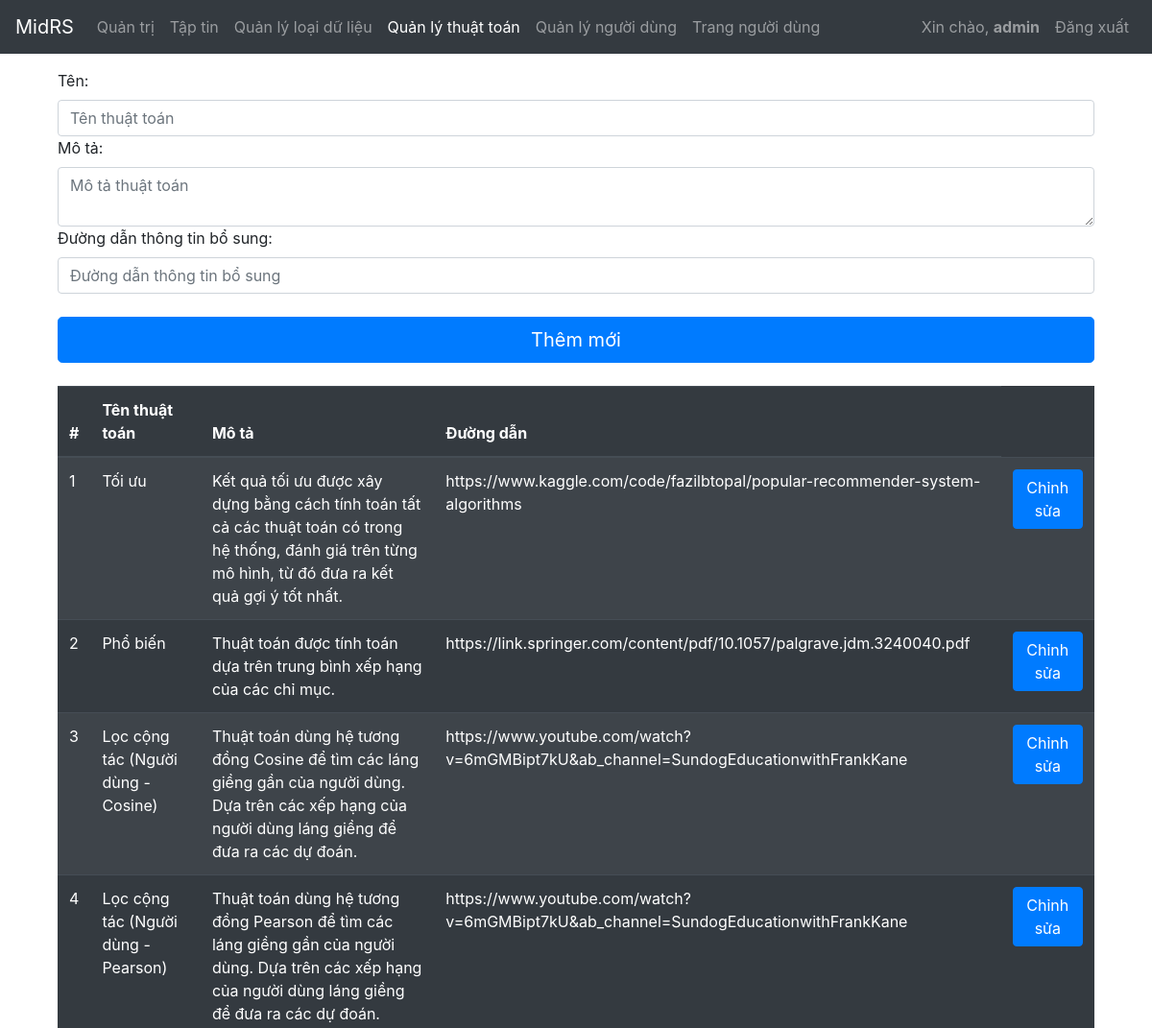
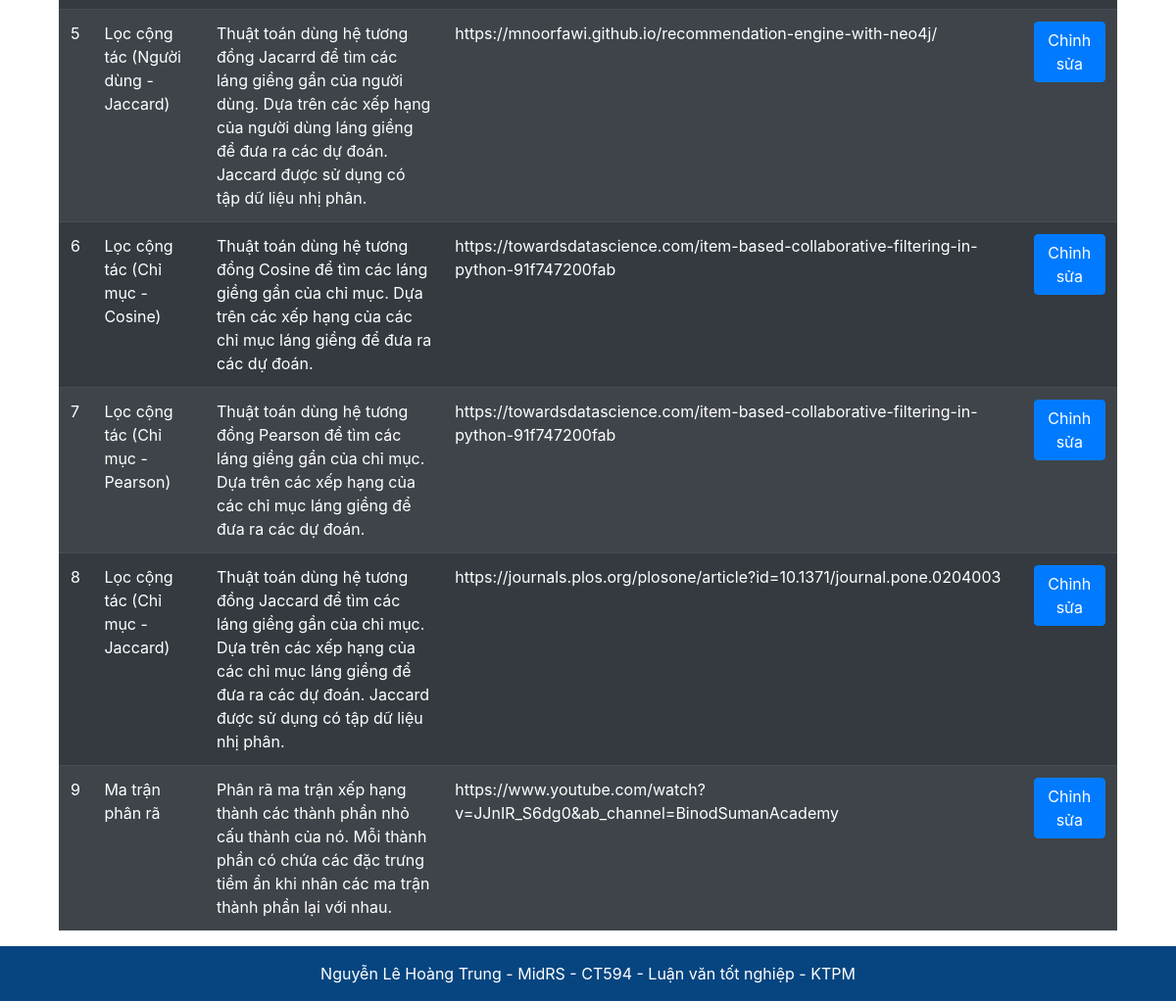
Screenshot of /admin/algorithms (signed in) with the database file from the repository (2 pictures, top to bottom).
### app/models.py (models this page shows, shortened)
class Users(db.Model,UserMixin):
    id = db.Column(db.Integer(), primary_key=True)
    user_name = db.Column(db.String(length=30), nullable=False, unique=True)
    password_hash = db.Column(db.String(length=60), nullable=False)
    email_address = db.Column(db.String(length=50), nullable=False, unique=True)
    is_admin = db.Column(db.Boolean(), default=False, nullable=False)
    created_at = db.Column(db.DateTime, server_default=db.func.now())
    updated_at = db.Column(db.DateTime, server_default=db.func.now(), server_onupdate=db.func.now())
    files = db.relationship('Files', backref='files_user', lazy=True)
    @property
    def password(self):
        return self.password

class Algorithms(db.Model):
    id = db.Column(db.Integer(), primary_key=True)
    name = db.Column(db.String(length=50), nullable=False)
    description = db.Column(db.String(1000), nullable=False)
    link = db.Column(db.String(100), nullable=False)
    created_at = db.Column(db.DateTime, server_default=db.func.now())
    updated_at = db.Column(db.DateTime, server_default=db.func.now(), server_onupdate=db.func.now())
    results = db.relationship('Results', backref='results_algorithm', lazy=True)
    points = db.relationship('Points', backref='points_algorithm', lazy=True)

### app/routes.py (the view, shortened to what this page needs)
@app.route("/admin/algorithms", methods=['GET', 'POST'])
@login_required
def admin_algorithm_page():
    check_is_admin()
    algorithms = Algorithms.query.all()
    form = AlgorithmForm()
    if form.errors != {}:
        flash('Lỗi! Xin vui lòng thử lại!', category='danger')
    return render_template("admin_algorithm_page.html", algorithms=algorithms, form=form)

### app/forms.py
class AlgorithmForm(FlaskForm):
    name = StringField(label='Tên:', validators=[DataRequired()])
    description = TextAreaField(label='Mô tả:', validators=[DataRequired()])
    link = StringField(label='Đường dẫn thông tin bổ sung:', validators=[DataRequired()])
    submit = SubmitField(label='Thêm mới')

### app/models.py (called while the page is built)
@login_manager.user_loader
def load_user(user_id):
    return Users.query.get(int(user_id))

### app/routes.py (called while the page is built)
@login_required
def check_is_admin():
    if current_user.is_admin == 0:
        redirect(url_for('home_page'))

### app/templates/admin_algorithm_page.html
{% extends "admin_base_layout.html" %} {% set active_page = "algorithm_page" %}
{% block title %} Trang quản trị thuật toán {% endblock %} {% block body %}
<div class="container">
	<form
		method="POST"
		class="form-register"
		enctype="multipart/form-data">
		{{ form.hidden_tag() }} {{ form.name.label() }} {{
		form.name(class='form-control', placeholder='Tên thuật toán') }} {{
		form.description.label() }} {{ form.description(class='form-control',
		placeholder='Mô tả thuật toán') }} {{ form.link.label() }} {{
		form.link(class='form-control', placeholder='Đường dẫn thông tin bổ sung')
		}}
		<br />
		{{ form.submit(class='btn btn-lg btn-block btn-primary') }}
	</form>
	<br />
	<table class="table table-striped table-dark">
		<thead>
			<tr>
				<th>#</th>
				<th>Tên thuật toán</th>
				<th>Mô tả</th>
				<th>Đường dẫn</th>
			</tr>
		</thead>
		<tbody>
			{% for algorithm in algorithms %}
			<tr>
				<td>{{loop.index}}</td>
				<td>{{algorithm.name}}</td>
				<td>{{algorithm.description}}</td>
				<td >{{algorithm.link}}</td>
				<td>
					<a
						class="btn btn-primary"
						href="{{url_for('admin_algorithm_page_edit', id=algorithm.id)}}"
						role="button"
						>Chỉnh sửa</a
					>
				</td>
			</tr>
			{% endfor %}
		</tbody>
	</table>
</div>
{% endblock %}

### app/templates/admin_base_layout.html (shortened to what this page needs)
<!DOCTYPE html>
<html lang="en">
	<head>
		<link
			rel="stylesheet"
			href="https://cdn.jsdelivr.net/npm/bootstrap@4.5.3/dist/css/bootstrap.min.css"
 />
	</head>
	<body>
		{%
			set navigation_bar = [
				(url_for('admin_page'), 'admin_page', 'Quản trị'),
				(url_for('admin_file_page'), 'admin_file_page', 'Tập tin'),
				(url_for('admin_type_page'), 'type_page', 'Quản lý loại dữ liệu'),
				(url_for('admin_algorithm_page'), 'algorithm_page', 'Quản lý thuật toán'),
				(url_for('user_page'), 'user_page', 'Quản lý người dùng'),
				(url_for('home_page'), 'home_page', 'Trang người dùng'),
				]
				%}
				{% set active_page = active_page|default('admin_page') %}
		<nav class="navbar navbar-expand-md navbar-dark bg-dark sticky-top">
			<a
				class="navbar-brand"
				href="#"
				>MidRS</a
			>
			<div
				class="collapse navbar-collapse"
				id="navbarToggleExternalContent">
				<ul class="navbar-nav mr-auto mt-2 mt-lg-0">
					{% for href, id, caption in navigation_bar %}
						<li
							{% if id == active_page %}
								class="nav-item active"
							{% else %}
								class="nav-item"
							{% endif%}
						>
							<a class="nav-link" href="{{ href|e }}">{{ caption|e }}</a>
						</li>
					{% endfor %}
				</ul>
				{% if current_user.is_authenticated %}
					<ul class="navbar-nav ">
						<li class="nav-item ">
							<a class="nav-link" href="#">Xin chào, <b>{{ current_user.user_name }}</b></a>
						</li>
						<li class="nav-item">
							<a class="nav-link" href="{{url_for('logout')}}">Đăng xuất</a>
						</li>
					</ul>
				{% endif %}
			</div>
		</nav>
		<div class="container mt-3" style="min-height: 529px;">
			{% block body %}
			{% endblock %}
		</div>
	</body>
	<section class="">
		<footer class="text-center text-white" style="background-color: #0756a0;">
		  <div class="text-center p-3" style="background-color: rgba(0, 0, 0, 0.2);">
			Nguyễn Lê Hoàng Trung - MidRS -
			<a class="text-white" target="_blank" href="http://www.cit.ctu.edu.vn/decuong/CT594.pdf">CT594 - Luận văn tốt nghiệp - KTPM</a>
		  </div>
		</footer>
	</section>
</html>

### rows the page displays
Users: user_name "admin"
Algorithms: name "Tối ưu", description "Kết quả tối ưu được xây dựng bằng cách tính toán tất cả các thuật toán có trong hệ thống, đánh giá trên từng mô hình, từ đó đưa ra kết quả gợi ý tốt nhất.", link "https://www.kaggle.com/code/fazilbtopal/popular-recommender-system-algorithms"
Algorithms: name "Phổ biến", description "Thuật toán được tính toán dựa trên trung bình xếp hạng của các chỉ mục.", link "https://link.springer.com/content/pdf/10.1057/palgrave.jdm.3240040.pdf"
Algorithms: name "Lọc cộng tác (Người dùng - Cosine)", description "Thuật toán dùng hệ tương đồng Cosine để tìm các láng giềng gần của người dùng. Dựa trên các xếp hạng của người dùng láng giềng để đưa ra các dự đoán.", link "https://www.youtube.com/watch?v=6mGMBipt7kU&ab_channel=SundogEducationwithFrankKane"
Algorithms: name "Lọc cộng tác (Người dùng - Pearson)", description "Thuật toán dùng hệ tương đồng Pearson để tìm các láng giềng gần của người dùng. Dựa trên các xếp hạng của người dùng láng giềng để đưa ra các dự đoán.", link "https://www.youtube.com/watch?v=6mGMBipt7kU&ab_channel=SundogEducationwithFrankKane"
Algorithms: name "Lọc cộng tác (Người dùng - Jaccard)", description "Thuật toán dùng hệ tương đồng Jacarrd để tìm các láng giềng gần của người dùng. Dựa trên các xếp hạng của người dùng láng giềng để đưa ra các dự đoán. Jaccard được sử dụng có tập dữ liệu nhị phân.", link "https://mnoorfawi.github.io/recommendation-engine-with-neo4j/"
Algorithms: name "Lọc cộng tác (Chỉ mục - Cosine)", description "Thuật toán dùng hệ tương đồng Cosine để tìm các láng giềng gần của chỉ mục. Dựa trên các xếp hạng của các chỉ mục láng giềng để đưa ra các dự đoán.", link "https://towardsdatascience.com/item-based-collaborative-filtering-in-python-91f747200fab"
Algorithms: name "Lọc cộng tác (Chỉ mục - Pearson)", description "Thuật toán dùng hệ tương đồng Pearson để tìm các láng giềng gần của chỉ mục. Dựa trên các xếp hạng của các chỉ mục láng giềng để đưa ra các dự đoán.", link "https://towardsdatascience.com/item-based-collaborative-filtering-in-python-91f747200fab"
Algorithms: name "Lọc cộng tác (Chỉ mục - Jaccard)", description "Thuật toán dùng hệ tương đồng Jaccard để tìm các láng giềng gần của chỉ mục. Dựa trên các xếp hạng của các chỉ mục láng giềng để đưa ra các dự đoán. Jaccard được sử dụng có tập dữ liệu nhị phân.", link "https://journals.plos.org/plosone/article?id=10.1371/journal.pone.0204003"
Algorithms: name "Ma trận phân rã", description "Phân rã ma trận xếp hạng thành các thành phần nhỏ cấu thành của nó. Mỗi thành phần có chứa các đặc trưng tiềm ẩn khi nhân các ma trận thành phần lại với nhau.", link "https://www.youtube.com/watch?v=JJnIR_S6dg0&ab_channel=BinodSumanAcademy"

### other values shown
{{ caption|e }} "Quản trị" "Tập tin" "Quản lý loại dữ liệu" "Quản lý thuật toán" "Quản lý người dùng" "Trang người dùng"
